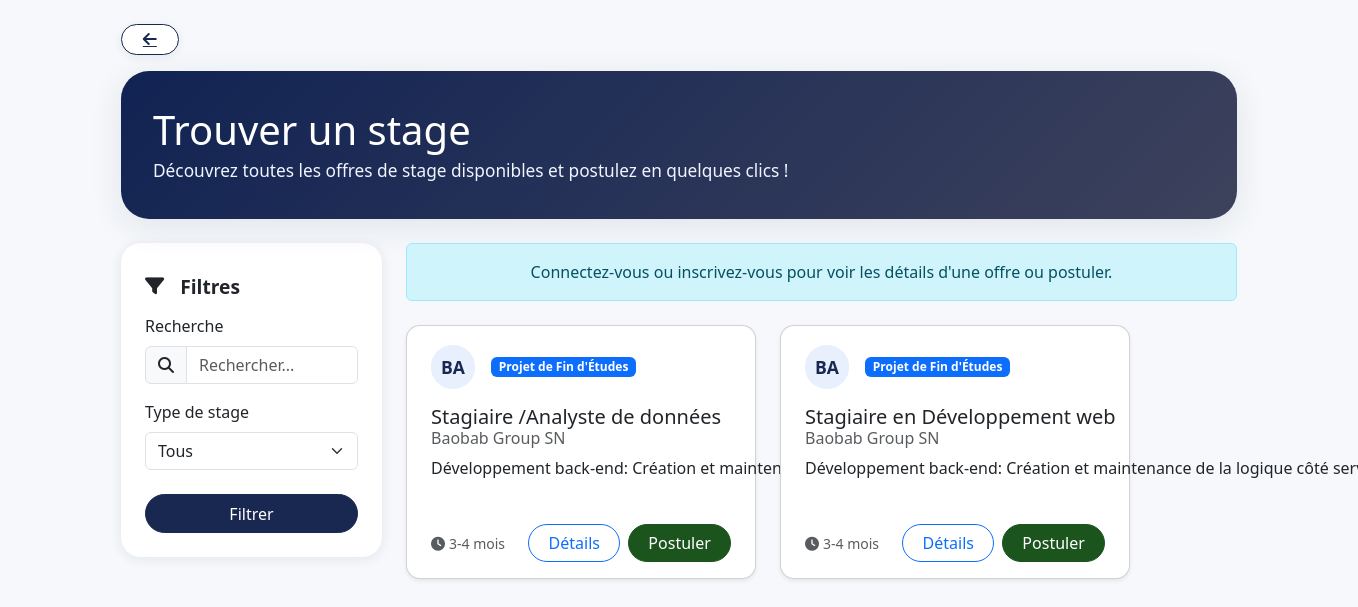
The app's page /stages/, older data.
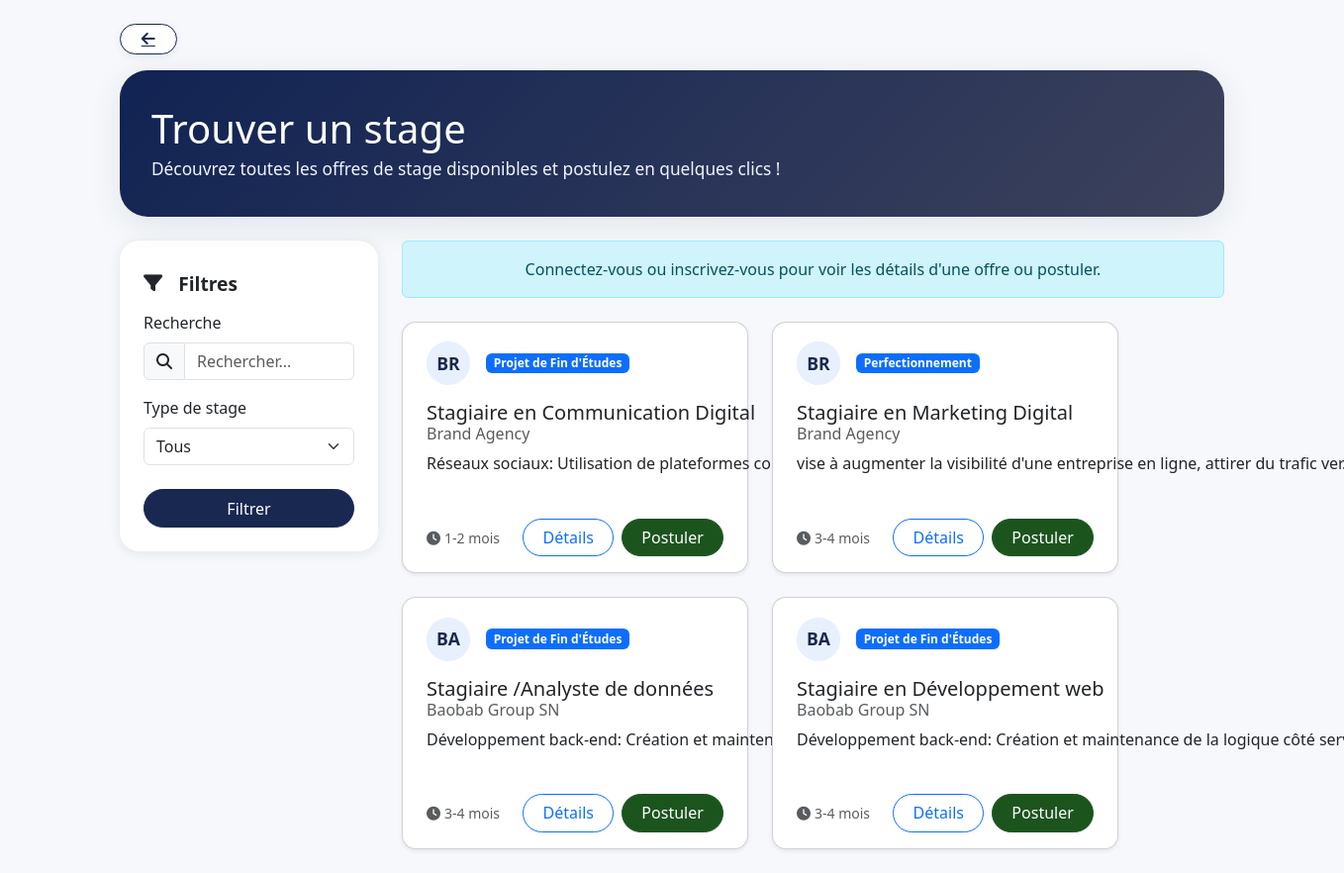
The same page, newer data.
### stages/models.py (models this page shows, shortened)
class Stage(models.Model):
    TYPE_CHOICES = [
        ('initiation', _('Initiation')),
        ('perfectionnement', _('Perfectionnement')),
        ('pfe', _('Projet de Fin d\'Études')),
    ]
    DUREE_CHOICES = [
        ('1-2', _('1-2 mois')),
        ('3-4', _('3-4 mois')),
        ('5-6', _('5-6 mois')),
    ]
    titre = models.CharField(_('Titre du stage'), max_length=200)
    entreprise = models.ForeignKey(Entreprise, on_delete=models.CASCADE, related_name='stages')
    type_stage = models.CharField(_('Type de stage'), max_length=20, choices=TYPE_CHOICES)
    duree = models.CharField(_('Durée'), max_length=10, choices=DUREE_CHOICES)
    description = models.TextField(_('Description'))
    competences_requises = models.TextField(_('Compétences requises'))
    remuneration = models.DecimalField(_('Rémunération'), max_digits=10, decimal_places=2, null=True, blank=True)
    date_debut = models.DateField(_('Date de début'))
    date_fin = models.DateField(_('Date de fin'))
    nombre_places = models.PositiveIntegerField(_('Nombre de places'), default=1)
    date_publication = models.DateTimeField(default=timezone.now)
    date_modification = models.DateTimeField(auto_now=True)
    est_actif = models.BooleanField(_('Actif'), default=True)
    class Meta:
        verbose_name = _('Stage')
        verbose_name_plural = _('Stages')
        ordering = ['-date_publication']

class Entreprise(models.Model):
    profile = models.OneToOneField(UserProfile, on_delete=models.CASCADE, related_name='entreprise', null=True)
    nom = models.CharField(max_length=200)
    secteur_activite = models.CharField(max_length=100)
    adresse = models.TextField()
    telephone = models.CharField(max_length=20)
    site_web = models.URLField(blank=True)
    description = models.TextField()
    logo = models.ImageField(upload_to='logos/', null=True, blank=True)
    date_inscription = models.DateTimeField(default=timezone.now)
    class Meta:
        verbose_name = _('Entreprise')
        verbose_name_plural = _('Entreprises')

### stages/views.py (the view)
# urls.py: path('stages/', views.stage_list, name='stage_list'),
def stage_list(request):
    user = request.user
    if user.is_authenticated and hasattr(user, 'profile') and user.profile.user_type == 'entreprise' and hasattr(user.profile, 'entreprise'):
        stages = Stage.objects.filter(est_actif=True, entreprise=user.profile.entreprise)
    else:
        stages = Stage.objects.filter(est_actif=True)
    query = request.GET.get('q')
    type_stage = request.GET.get('type')
    duree = request.GET.get('duree')
    if query:
        stages = stages.filter(
            Q(titre__icontains=query) |
            Q(description__icontains=query) |
            Q(entreprise__nom__icontains=query)
        )
    if type_stage:
        stages = stages.filter(type_stage=type_stage)
    if duree:
        stages = stages.filter(duree=duree)
    paginator = Paginator(stages, 10)
    page_number = request.GET.get('page')
    page_obj = paginator.get_page(page_number)
    context = {
        'page_obj': page_obj,
        'type_choices': Stage.TYPE_CHOICES,
        'duree_choices': Stage.DUREE_CHOICES,
    }
    return render(request, 'stages/stage_list.html', context)

### templates/stages/stage_list.html (shortened to what this page needs)
{% extends 'list_base.html' %}
{% load i18n %}
{% block content %}
<div class="container py-4">
  <a href="{% url 'stages:dashboard' %}" class="btn-back mb-3"><i class="fas fa-arrow-left"></i></a>
  {% if user.is_authenticated and user.profile and user.profile.user_type == 'entreprise' %}
    <div class="d-flex justify-content-between align-items-center mb-4">
      <h1 class="display-6 mb-0">{% trans "Mes Offres" %}</h1>
      <a href="{% url 'stages:stage_create' %}" class="btn btn-primary rounded-pill"><i class="fas fa-plus"></i> {% trans "Nouvelle offre" %}</a>
    </div>
  {% else %}
    <div class="stage-hero mb-4">
      <div class="hero-text">
        <h1 class="display-6 mb-1" style="color:#fff;">{% trans "Trouver un stage" %}</h1>
        <p class="mb-0" style="color:#f0f4ff; font-size:1.08rem;">{% trans "Découvrez toutes les offres de stage disponibles et postulez en quelques clics !" %}</p>
      </div>
    </div>
  {% endif %}
  <div class="row justify-content-center">
    {% if not user.is_authenticated or not user.profile or user.profile.user_type != 'entreprise' %}
    <div class="col-md-3 mb-4">
      <div class="stage-filters">
        <h5 class="card-title mb-0">
          <i class="fas fa-filter me-2"></i>{% trans "Filtres" %}
        </h5>
        <form method="get" id="filterForm">
          <div class="mb-3 mt-3">
            <label for="q" class="form-label">{% trans "Recherche" %}</label>
            <div class="input-group">
              <span class="input-group-text"><i class="fas fa-search"></i></span>
              <input type="text" class="form-control" id="q" name="q" value="{{ request.GET.q|default_if_none:'' }}" placeholder="{% trans 'Rechercher...' %}">
            </div>
          </div>
          <div class="mb-3">
            <label for="type" class="form-label">{% trans "Type de stage" %}</label>
            <select class="form-select" id="type" name="type">
              <option value="">{% trans "Tous" %}</option>
            </select>
          </div>
          <button type="submit" class="btn btn-primary btn-sm rounded-pill w-100 mt-2">{% trans "Filtrer" %}</button>
        </form>
      </div>
    </div>
    {% endif %}
    <div class="col-md-9">
      {% if not user.is_authenticated %}
        <div class="alert alert-info text-center mb-4">{% trans "Connectez-vous ou inscrivez-vous pour voir les détails d'une offre ou postuler." %}</div>
      {% endif %}
      {% if page_obj %}
        <div class="stage-list-row">
          {% for stage in page_obj %}
            <div class="stage-card card h-100 shadow-sm">
              <div class="card-body d-flex flex-column p-0">
                <div class="d-flex align-items-center mb-3">
                  <div class="stage-logo me-3">
                    <div class="logo-placeholder">
                      {{ stage.entreprise.nom|default_if_none:""|slice:":2"|upper }}
                    </div>
                  </div>
                  <span class="badge bg-primary">{{ stage.get_type_stage_display }}</span>
                </div>
                <h5 class="card-title mb-1">{{ stage.titre }}</h5>
                <h6 class="card-subtitle mb-2 text-muted">{{ stage.entreprise.nom }}</h6>
                <p class="card-text text-truncate">{{ stage.description|truncatechars:80 }}</p>
              </div>
              <div class="card-footer">
                <span class="text-muted small me-auto"><i class="fas fa-clock me-1"></i>{{ stage.get_duree_display }}</span>
                {% if user.is_authenticated and user.profile and user.profile.user_type == 'entreprise' and stage.entreprise_id == user.profile.entreprise.id %}
                  <a href="{% url 'stages:stage_update' stage.pk %}" class="btn btn-outline-warning btn-sm rounded-pill">{% trans "Modifier" %}</a>
                  <a href="{% url 'stages:stage_delete' stage.pk %}" class="btn btn-outline-danger btn-sm rounded-pill" onclick="return confirm('{% trans "Confirmer la suppression de cette offre ?" %}');">{% trans "Supprimer" %}</a>
                {% elif user.is_authenticated %}
                  <a href="{% url 'stages:stage_detail' stage.pk %}" class="btn btn-outline-primary btn-sm rounded-pill">{% trans "Détails" %}</a>
                  <a href="{% url 'stages:candidature_create' stage.pk %}" class="btn btn-success btn-sm rounded-pill">{% trans "Postuler" %}</a>
                {% else %}
                  <a href="{% url 'account_login' %}?next={% url 'stages:stage_detail' stage.pk %}" class="btn btn-outline-primary btn-sm rounded-pill">{% trans "Détails" %}</a>
                  <a href="{% url 'account_login' %}?next={% url 'stages:candidature_create' stage.pk %}" class="btn btn-success btn-sm rounded-pill">{% trans "Postuler" %}</a>
                {% endif %}
              </div>
            </div>
          {% endfor %}
        </div>
      {% else %}
        <div class="alert alert-info" data-aos="fade-up">
          <i class="fas fa-info-circle me-2"></i>
          {% trans "Aucun stage ne correspond à vos critères de recherche." %}
        </div>
      {% endif %}
    </div>
  </div>
</div>
{% endblock %}

### templates/list_base.html (shortened to what this page needs)
{% load static %}
<!DOCTYPE html>
<html lang="fr">
<head>
    <link href="https://cdn.jsdelivr.net/npm/bootstrap@5.3.0/dist/css/bootstrap.min.css" rel="stylesheet">
    <link rel="stylesheet" href="https://cdnjs.cloudflare.com/ajax/libs/font-awesome/6.4.2/css/all.min.css"/>
</head>
<body>
    {% block content %}{% endblock %}
</body>
</html>

### templates/list_base.html (style rules this page uses)
body { background: #f6f8fb; min-height: 100vh; margin: 0; }

### templates/stages/stage_list.html (style rules this page uses)
body { background: #f6f8fb; }
.btn-back { background: #fff; color: #192850; border: 1.5px solid #192850; border-radius: 18px; font-weight: 600; padding: 0.4rem 1.3rem; margin-bottom: 1.2rem; box-shadow: 0 2px 8px 0 rgba(44,62,80,0.08); transition: background 0.2s, color 0.2s; display: inline-flex; align-items: center; gap: 0.5rem; position: relative; z-index: 2; }
.stage-hero { background: linear-gradient(135deg, #112353 0%, #3d425c 100%); border-radius: 28px; box-shadow: 0 8px 32px 0 rgba(44,62,80,0.10); color: #fff; padding: 2.2rem 2.2rem 2.2rem 2rem; display: flex; align-items: center; justify-content: space-between; margin-bottom: 2.5rem; min-height: 120px; position: relative; overflow: hidden; }
.stage-hero .hero-text { z-index: 2; }
.stage-filters { background: #fff; border-radius: 20px; box-shadow: 0 2px 12px 0 rgba(44,62,80,0.10); padding: 2rem 1.5rem 1.5rem 1.5rem; margin-bottom: 2rem; min-width: 260px; max-width: 320px; margin-left: auto; margin-right: auto; }
.stage-filters .card-title { font-size: 1.2rem; font-weight: 700; margin-bottom: 1.2rem; display: flex; align-items: center; gap: 0.5rem; }
.stage-list-row { display: flex; flex-wrap: wrap; gap: 1.5rem; align-items: flex-start; }
.stage-card { border-radius: 14px; box-shadow: 0 1px 6px 0 rgba(44,62,80,0.08); background: #fff; padding: 1.2rem 1.5rem 1rem 1.5rem; display: flex; flex-direction: column; align-items: flex-start; gap: 0.7rem; width: 350px; max-width: 100%; min-height: 120px; transition: box-shadow 0.2s, transform 0.2s; margin: 0; position: relative; }
.card-footer { background: transparent; border: none; width: 100%; display: flex; justify-content: flex-end; align-items: center; padding: 0.5rem 0 0 0; gap: 0.5rem; }
.stage-logo, .logo-placeholder { width: 44px; height: 44px; border-radius: 50%; background: #e8f0fe; color: #192850; display: flex; align-items: center; justify-content: center; font-weight: 700; font-size: 1.1rem; }
.btn-sm.rounded-pill { border-radius: 20px !important; padding: 0.4rem 1.2rem; font-size: 1rem; }
.btn-primary { background-color: #192850; border-color: #192850; }
.btn-success { background-color: #1c541e; border-color: #1c541e; }
.card-text.text-truncate { overflow: hidden; text-overflow: ellipsis; display: -webkit-box; -webkit-line-clamp: 2; -webkit-box-orient: vertical; min-height: 48px; max-height: 3.2em; }

Row changes from the older to the newer data that the page shows:
added Stage: entreprise.nom "BR", type_stage "Projet de Fin d'Études", titre "Stagiaire en Communication Digital", entreprise.nom "Brand Agency", description "Réseaux sociaux: Utilisation de plateformes comme Facebook, Instagram, Twitter…", duree "1-2 mois"
added Stage: entreprise.nom "BR", type_stage "Perfectionnement", titre "Stagiaire en Marketing Digital", entreprise.nom "Brand Agency", description "vise à augmenter la visibilité d'une entreprise en ligne, attirer du trafic…", duree "3-4 mois"
